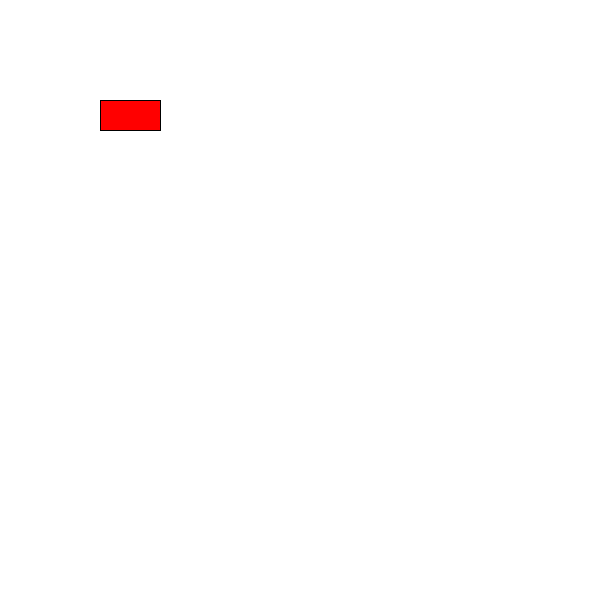
Frame 1 (no input)
Frame 60 (the mouse pressed at the canvas centre just before this capture): identical to frame 1, image omitted
Frame 120 (the mouse held since frame 60 and released just before this capture): identical to frame 1, image omitted

The Processing sketch that drew this single still picture (run headless with seeded random() and noise(); from frame 60 on, the mouse is pressed at the canvas centre):

// Processing sketch: sketch_260424b_pde
// ── sketch_260424b_pde.pde
float x;
float y;

void setup(){
  size(600, 600);
  x = 100;
  y = 100;
}

void draw(){
  background(255);
  fill(255, 0, 0);
  rect(x, y, 60, 30);
}

void keyPressed(){
  if(keyCode == LEFT) {x = x-2;}
  if(keyCode == RIGHT)  {x = x+2;}
  if(keyCode == UP) {y = y-2;}
  if(keyCode == DOWN) {y = y+2;}
}
